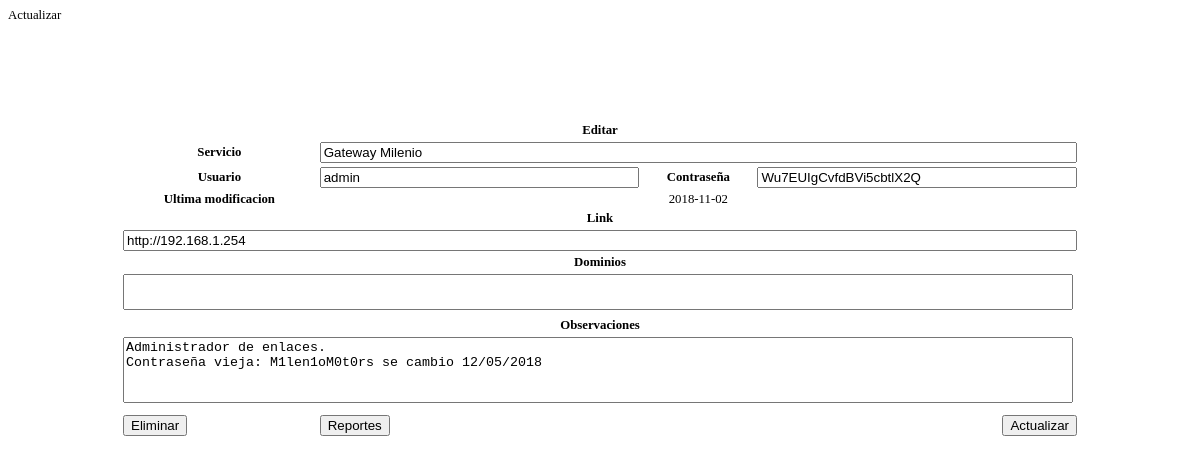
The app's page /Sistemas/Contenido/Contrasenas/modificar.php?id=1 with its own data.
### tables this page shows
CREATE TABLE `_contrasenas` (
  `id` int(10) unsigned NOT NULL auto_increment,
  `servicio` varchar(150) NOT NULL default '',
  `usuario` varchar(45) NOT NULL default '',
  `contrasena` longtext,
  `actualizado` date NOT NULL default '0000-00-00',
  `link` longtext,
  `dominio` longtext,
  `observaciones` longtext,
  PRIMARY KEY  (`id`)
);

### Sistemas/Contenido/Contrasenas/modificar.php (the view, shortened to what this page needs)
<?php
	include("../../conexion.php");
	$id = $_GET["id"];
?>
<!doctype html>
<html>
<head>
	<LINK href="../../CSS/General.css" rel="stylesheet" type="text/css">
</head>
	<caption id="botones" style="text-align: right">
		<a href="#" onClick="javascript:window.location.reload();">Actualizar</a>
	</caption>
<body>
	<center>
	<div id="info">
		<table class="elemento">
			<thead>
				<tr>
					<th colspan="4">Editar</th>
				</tr>
			</thead>
			<tbody>
				<?php
					$sql = "SELECT * FROM _contrasenas WHERE id = $id";
					$res = mysql_query($sql,$conex) or die (mysql_error());
					$row = mysql_fetch_array($res);
				?>
				<tr>
					<th>Servicio</th>
					<td colspan="3"><input id="servicio" type="search" value="<?php echo $row["servicio"]?>"></td>
				</tr>
				<tr>
					<th>Usuario</th>
					<td><input id="usuario" type="search" value="<?php echo $row["usuario"]?>"></td>
					<th>Contraseña</th>
					<td><input id="contrasena" type="search" value="<?php echo base64_decode($row["contrasena"]);?>"></td>
				</tr>
				<tr>
					<th colspan="1">Ultima modificacion</th>
					<td colspan="3" align="center">
						<label id="modificacion"><?php echo date('Y-m-d'); ?></label>
					</td>
				</tr>
				<tr>
					<th colspan="4">Link</th>
				</tr>
				<tr>
					<td colspan="4"><input id="link" type="search" value="<?php echo $row["link"];?>"></td>
				</tr>
				<tr>
					<th colspan="4">Dominios</th>
				</tr>
				<tr>
					<td colspan="4">
						<textarea id="dominio" cols="100" rows="2"><?php echo $row['dominio'];?></textarea>
					</td>
				</tr>
				<tr>
					<th colspan="4">Observaciones</th>
				</tr>
				<tr>
					<td colspan="4">
						<textarea id="observaciones" cols="100" rows="4"><?php echo $row['observaciones'];?></textarea>
					</td>
				</tr>
				<tr><th colspan="4"><label id="mensaje"></label></th></tr>
				<tr>
					<td align="left">
						<button onClick="eliminar(<?php echo $id;?>,'<?php echo $row["servicio"]?>')">Eliminar</button>
					</td>
					<td><button><a href="Reportes/Panel.php?id=<?php echo $id; ?>">Reportes</a></button></td>
					<td align="right" colspan="2">
						<button onClick="editar(<?php echo $id;?>)">Actualizar</button>
					</td>
				</tr>
			</tbody>
		</table>
	</div>
	</center>
</body>
</html>

### Sistemas/CSS/General.css (style rules this page uses)
a { color: black; text-decoration: none; }
.elemento { -webkit-user-select: none; -khtml-user-select: none; -moz-user-select: none; -o-user-select: none; -ms-user-select: none; user-select: none; }

### Sistemas/Contenido/Contrasenas/modificar.php (style rules this page uses)
table { width: 80%; position: absolute; top: 15%; left: 10%; background: white; }
body { font-size: 80%; }
input { width: 100%; }
textarea { width: 99%; resize: none; }
.elemento { -webkit-user-select: none; -khtml-user-select: none; -moz-user-select: none; -o-user-select: none; -ms-user-select: none; user-select: none; }

### records on screen
_contrasenas: servicio "Gateway Milenio", usuario "admin", contrasena "Wu7EUIgCvfdBVi5cbtlX2Q", link "http://192.168.1.254", observaciones "Administrador de enlaces. Contraseña vieja: M1len1oM0t0rs se cambio 12/05/2018"
